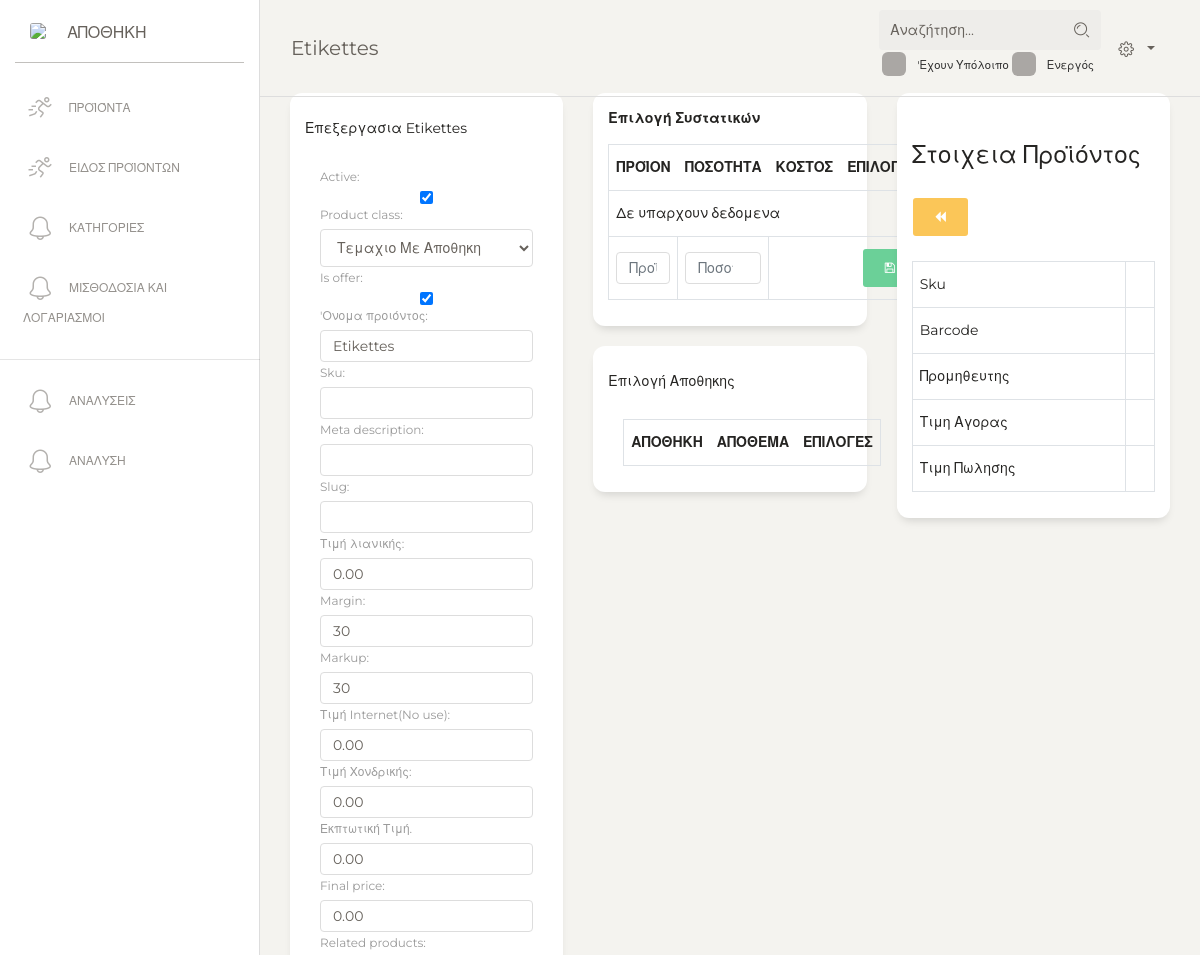
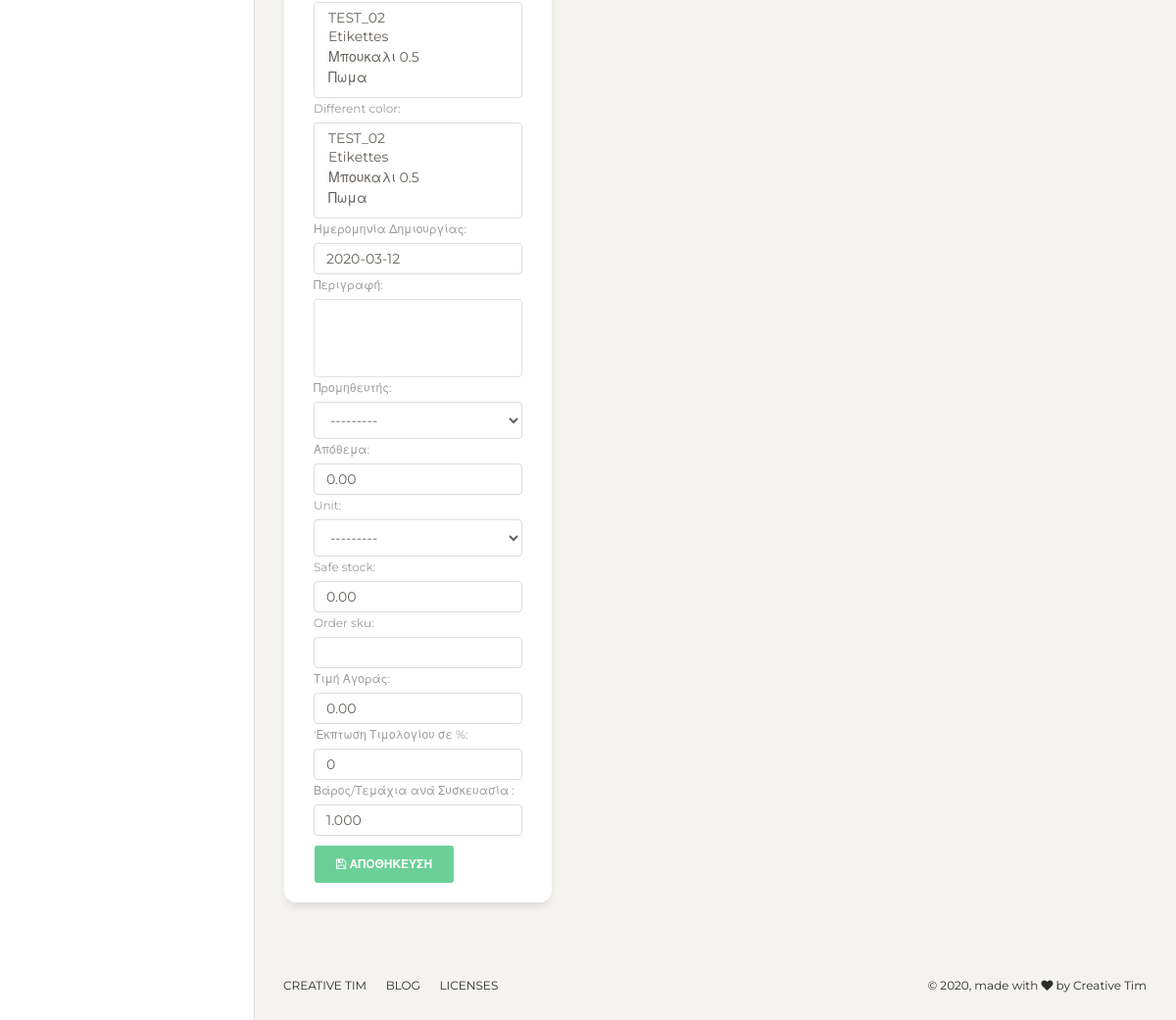
/catalogue/edit-views/product/update/2/ (signed in), run on the app's committed database (2 pictures, top to bottom).
### catalogue/models.py (models this page shows, shortened)
class Product(models.Model):
    active = models.BooleanField(default=True, verbose_name='Active')
    product_class = models.ForeignKey(ProductClass, on_delete=models.PROTECT, null=True)
    is_offer = models.BooleanField(default=True)
    title = models.CharField(max_length=120, verbose_name="'Ονομα προιόντος")
    sku = models.CharField(max_length=150, blank=True, null=True)
    meta_description = models.CharField(max_length=300, null=True, blank=True)
    slug = models.SlugField(blank=True, null=True, allow_unicode=True)
    price = models.DecimalField(decimal_places=2, max_digits=6, default=0,
                                verbose_name="Τιμή λιανικής")  # the price product have in the store
    margin = models.IntegerField(default=30, verbose_name='Margin', blank=True, null=True)
    markup = models.IntegerField(default=30, verbose_name='Markup', blank=True, null=True)
    price_internet = models.DecimalField(decimal_places=2, max_digits=6, default=0,
                                         verbose_name="Τιμή Internet(No use)")
    price_b2b = models.DecimalField(decimal_places=2, max_digits=6, default=0,
                                    verbose_name="Τιμή Χονδρικής")  # the price product have in the website, if its 0 then website gets the price from store
    price_discount = models.DecimalField(max_digits=10, decimal_places=2, default=0, verbose_name='Εκπτωτική Τιμή.')
    final_price = models.DecimalField(default=0, decimal_places=2, max_digits=10, blank=True)
    related_products = models.ManyToManyField('self', blank=True)
    different_color = models.ManyToManyField('self', blank=True)
    timestamp = models.DateField(default=timezone.now, verbose_name='Ημερομηνία Δημιουργίας')
    notes = models.TextField(null=True, blank=True, verbose_name='Περιγραφή')
    vendor = models.ForeignKey('warehouse.Vendor', verbose_name="Προμηθευτής", blank=True, null=True, on_delete=models.SET_NULL)
    qty = models.DecimalField(default=0, verbose_name="Απόθεμα", max_digits=10, decimal_places=2)
    unit = models.CharField(max_length=1, default='1', choices=UNIT, blank=True, null=True)
    safe_stock = models.DecimalField(max_digits=5, decimal_places=2, default=0)
    order_sku = models.CharField(blank=True, null=True, max_length=50)
    price_buy = models.DecimalField(decimal_places=2, max_digits=6, default=0,
                                    verbose_name="Τιμή Αγοράς")  # the price which you buy the product
    order_discount = models.IntegerField(default=0, verbose_name="'Εκπτωση Τιμολογίου σε %")
    qty_kilo = models.DecimalField(max_digits=5, decimal_places=3, default=1,
                                   verbose_name='Βάρος/Τεμάχια ανά Συσκευασία ')
    objects = models.Manager()
    def __str__(self):
        return self.title

class ProductClass(models.Model):
    title = models.CharField(unique=True, max_length=200, verbose_name='Ονομασια')
    have_storage = models.BooleanField(default=False, verbose_name='εχει Αποθηκη')
    wholesale_active = models.BooleanField(default=False, verbose_name="Active for WholeSale")
    is_service = models.BooleanField(default=False, verbose_name='Service')
    have_ingredient = models.BooleanField(default=False, verbose_name='Παρασκευη Απο Εμας')
    def __str__(self):
        return self.title

### catalogue/views.py (the view, shortened to what this page needs)
# urls.py: path('edit-views/product/update/<int:pk>/', ProductUpdateView.as_view(), name='product_update'),
@method_decorator(staff_member_required, name='dispatch')
class ProductUpdateView(UpdateView):
    model = Product
    form_class = ProductForm
    template_name = 'catalogue/product_update.html'
    def get_context_data(self, **kwargs):
        context = super().get_context_data(**kwargs)
        context["page_title"] = f'{self.object}'
        context['product_vendor_form'] = ProductForm(initial={'product': self.object})
        context['back_url'] = reverse('catalogue:product_list')
        context['action_url'] = reverse('catalogue:product_list')
        return context

### catalogue/forms.py
class ProductForm(BaseForm, forms.ModelForm):
    class Meta:
        model = Product
        fields = '__all__'

### catalogue/templates/catalogue/product_update.html (shortened to what this page needs)
{% extends 'catalogue/dashboard.html' %}
{% block content %}
    <div class="content">
        <div class="row">
            <div class="col-4">
                <div class="card">
                    <div class="card-header">
                        <div class="card-title">
                            Επεξεργασια {{ object }}
                        </div>
                        <div class="card-body">
                            <form class="form" method="post">
                                {{ form }}
                                <button type="submit" class="btn btn-success"><i class="fa fa-save"></i> Αποθηκευση </button>
                            </form>
                        </div>
                    </div>
                </div>
            </div>
            <div class="col-4">
                <div class="card">
                    <div class="card-header">
                        <div class="title">Επιλογή Συστατικών</div>
                    </div>
                    <div class="card-body">
                        <form method="post" class="form">{% csrf_token %}
                        <table class="table table-bordered">
                            <thead>
                                <tr>
                                    <th>Προϊον</th>
                                    <th>Ποσοτητα</th>
                                    <th>Κοστος</th>
                                    <th>Επιλογες</th>
                                </tr>
                            </thead>
                            <tbody>
                                {% for igre in object.ingredients.all %}
                                    <tr>
                                        <td>{{ igre }}</td>
                                        <td>{{ igre.qty }}</td>
                                        <td>{{ igre.cost }}</td>
                                        <td>--</td>
                                    </tr>
                                    {% empty %}
                                    <tr>
                                        <td colspan="4">Δε υπαρχουν δεδομενα</td>
                                    </tr>
                                {% endfor %}
                                <tr>
                                    <td><input class="form-control" type="text" required placeholder="Προϊον"> </td>
                                    <td><input class="form-control" type="number" required placeholder="Ποσοτητα"> </td>
                                    <td colspan="2"><button type="submit" class="btn btn-success pull-right"> <i class="fa fa-save"></i> </button> </td>
                                </tr>
                            </tbody>
                        </table>
                        </form>
                    </div>
                </div>
                <div class="card">
                    <div class="card-header">
                        <div class="card-title">
                            Επιλογή Αποθηκης
                        </div>
                        {% if object.product_class.have_storage %}
                        <div class="card-body">
                            <table class="table table-bordered">
                                <thead>
                                    <tr>
                                        <th>Αποθηκη</th>
                                        <th>Απόθεμα</th>
                                        <th>Επιλογες</th>
                                    </tr>
                                </thead>
                            </table>
                        </div>
                        {% else %}
                            <p>Δε υποστηρίζεται η αποηθηκη</p>
                        {% endif %}
                    </div>
                </div>
            </div>
            <div class="col-4">
                <div class="card">
                    <div class="card-header">
                        <h4>Στοιχεια Προϊόντος</h4>
                        <a href="{{ back_url }}" class="btn btn-warning"><i class="fa fa-backward"></i> </a>
                    </div>
                    <div class="card-body">
                        <table class="table table-bordered">
                            <tbody>
                                <tr>
                                    <td>Sku</td>
                                    <th></th>
                                </tr>
                                <tr>
                                    <td>Barcode</td>
                                    <th></th>
                                </tr>
                                <tr>
                                    <td>Προμηθευτης</td>
                                    <th></th>
                                </tr>
                                <tr>
                                    <td>Τιμη Αγορας</td>
                                    <th></th>
                                </tr>
                                <tr>
                                    <td>Τιμη Πωλησης</td>
                                    <th></th>
                                </tr>
                            </tbody>
                        </table>
                    </div>
                </div>
            </div>
        </div>
    </div>
{% endblock %}

### catalogue/templates/catalogue/dashboard.html
{% extends 'dashboard.html' %}
{% block navbar %} {% include 'catalogue/navbar.html' %} {% endblock %}

### project_settings/templates/dashboard.html (shortened to what this page needs)
<!DOCTYPE html>
<html lang="en">
{% include 'include/css.html' %}
<body class="">
  <div class="wrapper ">
    {% block navbar %}{% include 'include/navbar.html' %} {% endblock %}
    <div class="main-panel">
      <nav class="navbar navbar-expand-lg navbar-absolute fixed-top navbar-transparent">
        <div class="container-fluid">
          <div class="navbar-wrapper">
            <a class="navbar-brand" href="{{ request.path }}">{{ page_title }}</a>
          </div>
          <div class="collapse navbar-collapse justify-content-end" id="navigation">
            <form {% if action_url %} action="{{ action_url }}"  {% endif %}>
                <div class="input-group no-border">
                    <input name="q" type="text" value="{{ request.GET.q }}" class="form-control" placeholder="Αναζήτηση..."
                    >
                    <div class="input-group-append">
                        <div class="input-group-text"><i class="nc-icon nc-zoom-split"></i></div>
                    </div>
                </div>
                <div style="margin-top: 1%" class="form-check small">
                    <label class="form-check-label">
                          'Εχουν Υπόλοιπο
                    </label>
                    <label class="form-check-label">
                          Ενεργός
                      </label>
                  </div>
            </form>
              <ul style="" class="navbar-nav">
               <li class="nav-item btn-rotate dropdown">
                        <a class="nav-link dropdown-toggle" href="http://example.com" id="navbarDropdownMenuLink" data-toggle="dropdown" aria-haspopup="true" aria-expanded="false">
                            <i class="nc-icon nc-settings-gear-65"></i>
                        </a>
                    </li>
                </ul>
          </div>
        </div>
      </nav>
       {% block content %}
       {% endblock %}
            <footer class="footer footer-black  footer-white ">
                <div class="container-fluid">
                    <div class="row">
                        <nav class="footer-nav">
                            <ul>
                                <li>
                                    <a href="https://www.creative-tim.com" target="_blank">Creative Tim</a>
                                </li>
                                <li>
                                    <a href="http://blog.creative-tim.com/" target="_blank">Blog</a>
                                </li>
                                <li>
                                    <a href="https://www.creative-tim.com/license" target="_blank">Licenses</a>
                                </li>
                            </ul>
                        </nav>
                        <div class="credits ml-auto">
                            <span class="copyright">
                                ©
                                , made with <i class="fa fa-heart heart"></i> by Creative Tim
                            </span>
                        </div>
                    </div>
                </div>
            </footer>
    </div>
  </div>
</body>
</html>

### project_settings/templates/include/css.html (shortened to what this page needs)
{% load static %}
<head>
  <link href="https://maxcdn.bootstrapcdn.com/font-awesome/latest/css/font-awesome.min.css" rel="stylesheet">
  <link href="{% static 'assets/css/bootstrap.min.css' %}" rel="stylesheet" />
  <link href="{% static 'assets/css/paper-dashboard.css' %}" rel="stylesheet" />
  <link href="{% static 'assets/demo/demo.css' %}" rel="stylesheet" />
    <link rel="stylesheet" type="text/css" href="{% static 'daterangepicker-master/daterangepicker.css' %}" />
</head>

### catalogue/templates/catalogue/navbar.html
{% load static %}
<div class="sidebar" data-color="white" data-active-color="danger">
      <div class="logo">
        <a href="{% url 'homepage' %}" class="simple-text logo-mini">
          <div class="logo-image-small">
            <img src="{% static 'assets/img/logo.png' %}">
          </div>
        </a>
        <a href="{% url 'homepage' %}" class="simple-text logo-normal">
         Αποθηκη
        </a>
      </div>
      <div class="sidebar-wrapper">
        <ul class="nav">
          <li>
            <a href="{% url 'catalogue:product_list' %}">
              <i class="nc-icon nc-user-run"></i>
              <p>Προϊόντα</p>
            </a>
            <a href="{% url 'catalogue:product_class_list_view' %}">
              <i class="nc-icon nc-user-run"></i>
              <p>Ειδος Προϊόντων</p>
            </a>
          </li>
            <li>
            <a href="">
              <i class="nc-icon nc-bell-55"></i>
              <p>Κατηγοριες</p>
            </a>
            </li>
            <li>
            <a href="">
              <i class="nc-icon nc-bell-55"></i>
              <p>Μισθοδοσια και Λογαριασμοι</p>
            </a>
          </li>
          <hr>
          <li>
            <a href="">
              <i class="nc-icon nc-bell-55"></i>
              <p>Αναλυσεις</p>
            </a>
          </li>
          <li>
            <a href="">
              <i class="nc-icon nc-bell-55"></i>
              <p>αναλυση</p>
            </a>
          </li>
        </ul>
      </div>
    </div>

### project_settings/templates/include/js.html (shortened to what this page needs)
{% load static %}

### data on the page
Product: title "Etikettes", active "☑", product_class "Τεμαχιο Με Αποθηκη", is_offer "☑", price "0.00", margin "30", markup "30", price_internet "0.00", price_b2b "0.00", price_discount "0.00", final_price "0.00", timestamp "2020-03-12", vendor "---------", qty "0.00", unit "---------", safe_stock "0.00", price_buy "0.00", order_discount "0", qty_kilo "1.000"
ProductClass: title "Etikettes"
